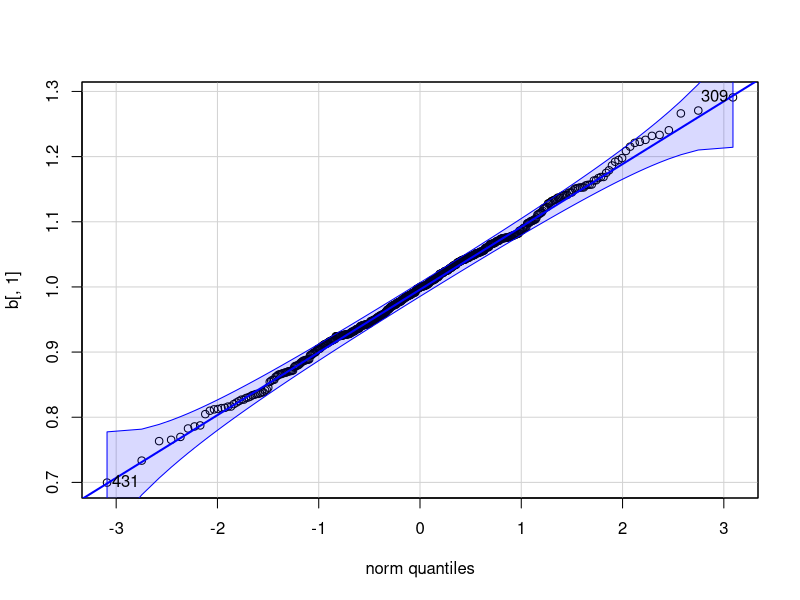
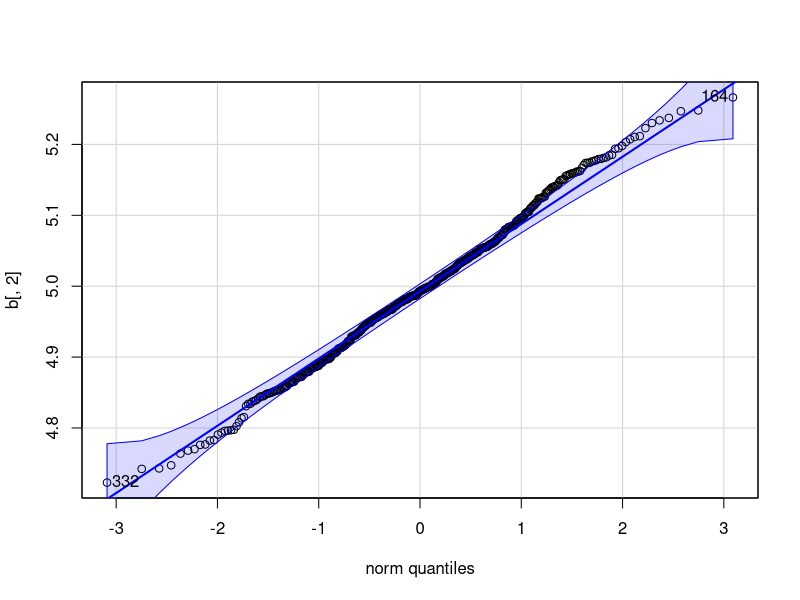
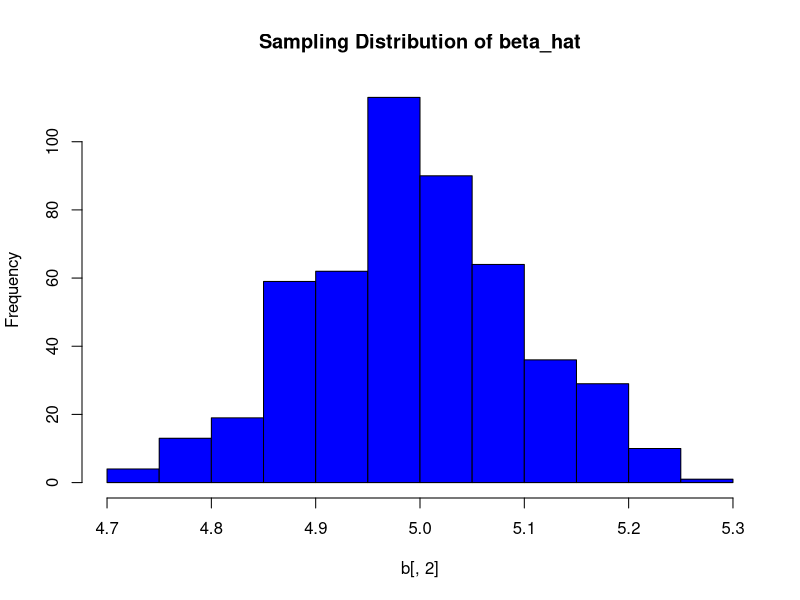
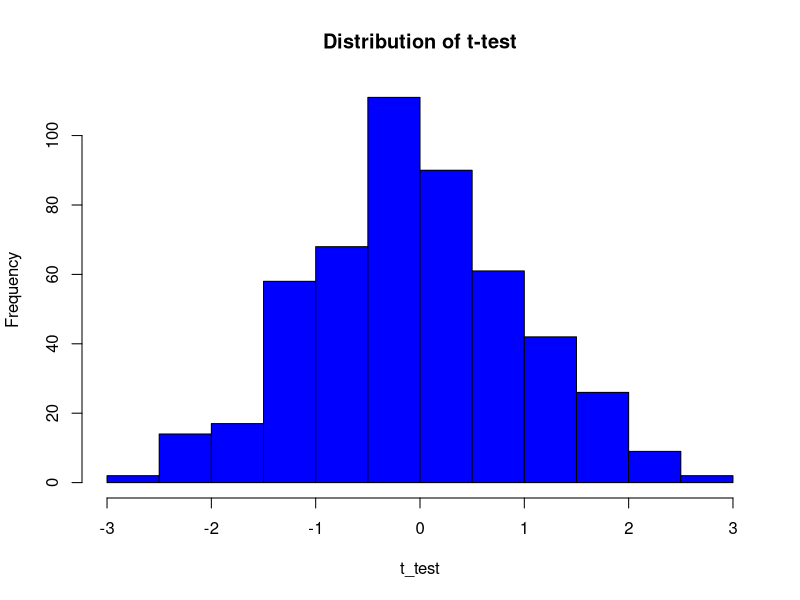

Generate these figures, in order, with R:
library(sm)
library(car)

N=500
T=100

x<-rnorm(T, mean=0, sd=1)

#y_r<-matrix(0,T,1)
b<-matrix(0,500,2)
t_test<-matrix(0,500,1)

# we use the same X is all samples

one=1 
xm=as.matrix(cbind(one,x))


for (r in 1:N) {
  
  u = rnorm(T, mean=0, sd=1)        
  
  y = 1.0+ 5.0*x + u
  
  beta_hat=solve(t(xm)%*%xm)%*%t(xm)%*%y
  e = y - xm%*%beta_hat
  sigma2 = (t(e)%*%e)/(T-2)
  var = drop(sigma2)*solve(t(xm)%*%xm)
  t_test[r]=(beta_hat[2] - 5.0)/sqrt(var[2,2])
  
  b[r,]=beta_hat
  
}

#beta_hat should be normal
qqPlot(b[,1],distr="norm")
qqPlot(b[,2],distr="norm")

#summary(b)
mean(b[,1])
sd(b[,1])
mean(b[,2])
sd(b[,2])
hist(b[,2],plot=TRUE,col="blue",main="Sampling Distribution of beta_hat")

mean(t_test)
sd(t_test[,1])
hist(t_test,plot=TRUE,col="blue",main="Distribution of t-test")
